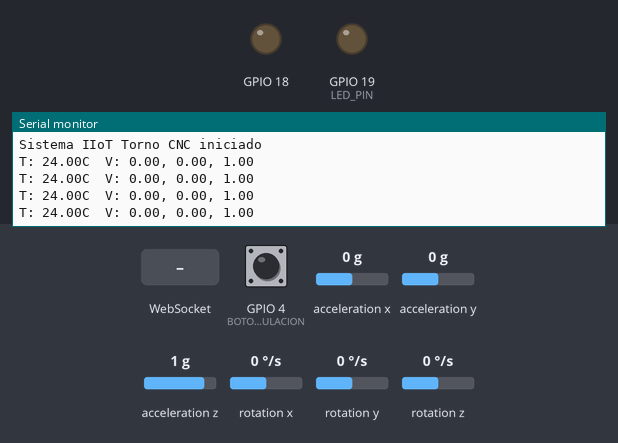
A sketch run on a simulated ESP32. On the bench: output pins drawn as LEDs (lit = HIGH), the last lines printed to the serial monitor. Wiring (inferred from the names in the program): MPU-6050 motion sensor at I2C address 0x68. Inputs (shaded band) come from the test bench; at power-on: GPIO 4 (BOTON_SIMULACION) HIGH, acceleration x 0 g, acceleration y 0 g, acceleration z 1 g, rotation x 0 °/s, rotation y 0 °/s, rotation z 0 °/s. WiFi joins after 1.5 s; servers stay silent unless stated; uploads are accepted with an empty reply; random numbers use the default seed unless the sketch sets one.

Above: at 2.7 s.
2.8 s: GPIO 4 (BOTON_SIMULACION) pulled LOW for 0.2 s
At 3.3 s:
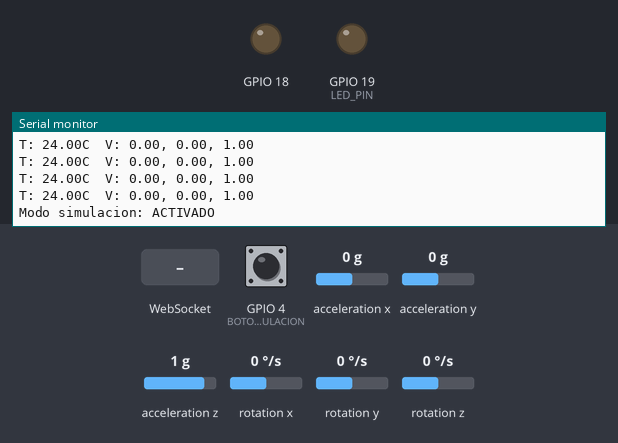
4.5 s: WebSocket text "estado" received
At 5.43 s:
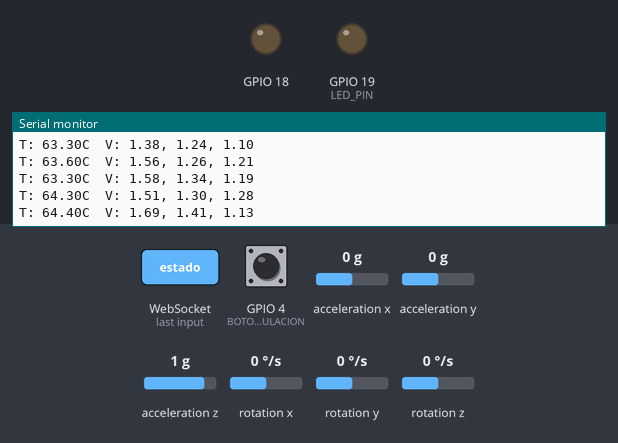
6.3 s: GPIO 4 (BOTON_SIMULACION) pulled LOW for 1 s
At 6.7 s:
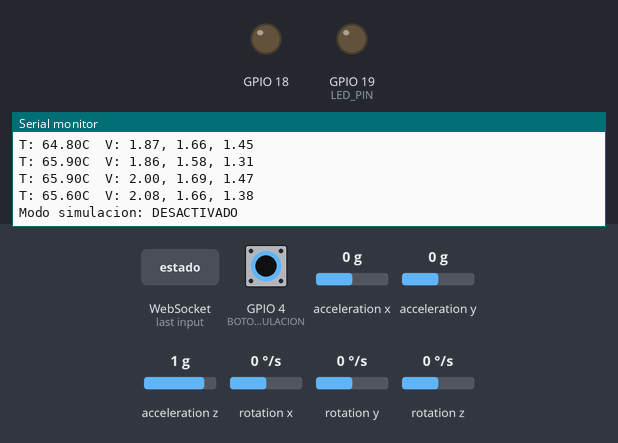
Timing chart, 0 to 9.3 s (numbered marks = the images above; inputs shaded):
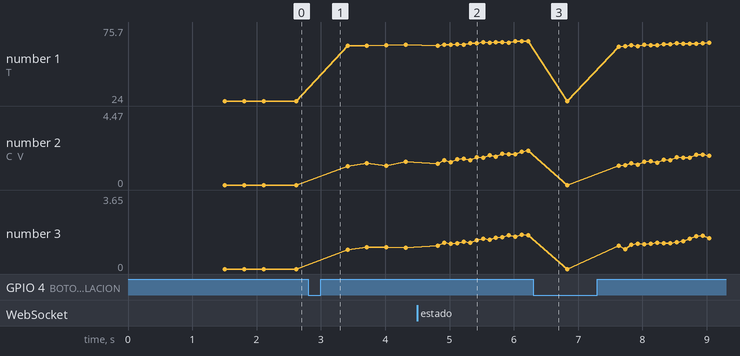

The sketch:

sistema-iiot-torno.ino
```cpp
#include <Arduino.h>
#include <WiFi.h>
#include <HTTPClient.h>
#include <ArduinoJson.h>

#include "WifiManager.h"
#include "MPU6050Reader.h"
#include "RelayController.h"
#include "Simulation.h"
#include "WebSocketClient.h"

const char* SSID = "IIoT-Torno";
const char* PASSWORD = "torno2024";
const char* SERVER_HOST = "192.168.1.100";
const uint16_t SERVER_PORT = 8000;

const int BOTON_SIMULACION = 4;
const int LED_PIN = 19;

WifiManager wifiManager(SSID, PASSWORD, SERVER_HOST, SERVER_PORT);
MPU6050Reader mpuReader;
RelayController relayController(18);
Simulation simulation;
IIoTWebSocket wsClient(SERVER_HOST, SERVER_PORT, 1);

unsigned long lastTelemetrySend = 0;
const unsigned long TELEMETRY_INTERVAL = 2000;
bool simulationMode = false;
bool paroEmergencia = false;

void onParoChange(bool paro) {
    paroEmergencia = paro;
    relayController.setRelay(paro);
    digitalWrite(LED_PIN, paro ? HIGH : LOW);
    Serial.print("Paro de emergencia via WS: ");
    Serial.println(paro ? "ACTIVADO" : "DESACTIVADO");
}

void setup() {
    Serial.begin(115200);
    pinMode(BOTON_SIMULACION, INPUT_PULLUP);
    pinMode(LED_PIN, OUTPUT);

    Wire.begin(21, 22);
    mpuReader.begin();
    relayController.begin();
    wifiManager.connect();

    wsClient.setCallback(onParoChange);
    wsClient.begin();

    digitalWrite(LED_PIN, LOW);
    Serial.println("Sistema IIoT Torno CNC iniciado");
}

void loop() {
    wifiManager.checkConnection();
    wsClient.loop();

    if (digitalRead(BOTON_SIMULACION) == LOW) {
        simulationMode = !simulationMode;
        simulation.reset();
        Serial.print("Modo simulacion: ");
        Serial.println(simulationMode ? "ACTIVADO" : "DESACTIVADO");
        delay(500);
    }

    float temp, ax, ay, az;

    if (simulationMode) {
        simulation.step();
        temp = simulation.getTemperatura();
        ax = simulation.getVibracionX();
        ay = simulation.getVibracionY();
        az = simulation.getVibracionZ();
    } else {
        mpuReader.read();
        temp = mpuReader.getTemperatura();
        ax = mpuReader.getAceleracionX();
        ay = mpuReader.getAceleracionY();
        az = mpuReader.getAceleracionZ();
    }

    Serial.print("T: "); Serial.print(temp);
    Serial.print("C  V: "); Serial.print(ax);
    Serial.print(", "); Serial.print(ay);
    Serial.print(", "); Serial.println(az);

    if (millis() - lastTelemetrySend >= TELEMETRY_INTERVAL) {
        if (wifiManager.sendTelemetry(1, temp, ax, ay, az)) {
            lastTelemetrySend = millis();
        }
    }

    if (!wsClient.isConnected()) {
        bool paro = wifiManager.checkEmergencyStop();
        if (paro != paroEmergencia) {
            paroEmergencia = paro;
            relayController.setRelay(paro);
            digitalWrite(LED_PIN, paro ? HIGH : LOW);
        }
    }

    delay(100);
}
```

MPU6050Reader.h
```cpp
#ifndef MPU6050_READER_H
#define MPU6050_READER_H

#include <Arduino.h>
#include <Wire.h>

#define MPU6050_ADDR 0x68
#define MPU6050_REG_ACCEL_XOUT_H 0x3B
#define MPU6050_REG_TEMP_OUT_H 0x41

class MPU6050Reader {
public:
    bool begin() {
        Wire.beginTransmission(MPU6050_ADDR);
        Wire.write(0x6B);
        Wire.write(0x00);
        if (Wire.endTransmission() != 0) {
            Serial.println("Error: MPU6050 no detectado");
            return false;
        }
        Serial.println("MPU6050 inicializado correctamente");
        return true;
    }

    void read() {
        Wire.beginTransmission(MPU6050_ADDR);
        Wire.write(MPU6050_REG_ACCEL_XOUT_H);
        Wire.endTransmission(false);
        Wire.requestFrom(MPU6050_ADDR, (uint8_t)14);

        if (Wire.available() < 14) return;

        int16_t axRaw = Wire.read() << 8 | Wire.read();
        int16_t ayRaw = Wire.read() << 8 | Wire.read();
        int16_t azRaw = Wire.read() << 8 | Wire.read();
        int16_t tempRaw = Wire.read() << 8 | Wire.read();

        _ax = axRaw / 16384.0;
        _ay = ayRaw / 16384.0;
        _az = azRaw / 16384.0;
        _temp = (tempRaw / 340.0) + 36.53;

        Wire.read(); Wire.read(); Wire.read(); Wire.read();
    }

    float getTemperatura() { return _temp; }
    float getAceleracionX() { return _ax; }
    float getAceleracionY() { return _ay; }
    float getAceleracionZ() { return _az; }

private:
    float _ax = 0, _ay = 0, _az = 0;
    float _temp = 0;
};

#endif
```

RelayController.h
```cpp
#ifndef RELAY_CONTROLLER_H
#define RELAY_CONTROLLER_H

#include <Arduino.h>

class RelayController {
public:
    RelayController(int pin) : _pin(pin), _state(false) {}

    void begin() {
        pinMode(_pin, OUTPUT);
        digitalWrite(_pin, LOW);
    }

    void setRelay(bool active) {
        if (active != _state) {
            _state = active;
            digitalWrite(_pin, active ? HIGH : LOW);
            Serial.print("Relevador: ");
            Serial.println(active ? "ACTIVADO (PARO)" : "DESACTIVADO");
        }
    }

    bool isActive() { return _state; }

private:
    int _pin;
    bool _state;
};

#endif
```

Simulation.h
```cpp
#ifndef SIMULATION_H
#define SIMULATION_H

#include <Arduino.h>

class Simulation {
public:
    Simulation()
        : _temp(62.0), _vibX(1.1), _vibY(1.0), _vibZ(0.9), _stepCount(0), _active(false) {}

    void reset() {
        _temp = 62.0;
        _vibX = 1.1;
        _vibY = 1.0;
        _vibZ = 0.9;
        _stepCount = 0;
        _active = !_active;
    }

    void step() {
        if (!_active) return;

        _stepCount++;

        float incrementoTemp = (_stepCount * 2.0) / 10.0;
        float incrementoVib = (_stepCount * 0.5) / 10.0;

        _temp = 62.0 + incrementoTemp + random(-5, 6) * 0.1;
        _vibX = 1.1 + incrementoVib + random(-10, 11) * 0.01;
        _vibY = 1.0 + incrementoVib * 0.8 + random(-10, 11) * 0.01;
        _vibZ = 0.9 + incrementoVib * 0.6 + random(-10, 11) * 0.01;

        _temp = constrain(_temp, 25.0, 100.0);
        _vibX = constrain(_vibX, 0.0, 6.0);
        _vibY = constrain(_vibY, 0.0, 5.0);
        _vibZ = constrain(_vibZ, 0.0, 4.0);
    }

    float getTemperatura() { return _temp; }
    float getVibracionX() { return _vibX; }
    float getVibracionY() { return _vibY; }
    float getVibracionZ() { return _vibZ; }

private:
    float _temp, _vibX, _vibY, _vibZ;
    int _stepCount;
    bool _active;
};

#endif
```

WebSocketClient.h
```cpp
#ifndef WEBSOCKET_CLIENT_H
#define WEBSOCKET_CLIENT_H

#include <Arduino.h>
#include <WebSocketsClient.h>
#include <ArduinoJson.h>

class IIoTWebSocket {
public:
    IIoTWebSocket(const char* host, uint16_t port, int tornoId)
        : _host(host), _port(port), _tornoId(tornoId), _paroEmergencia(false), _connected(false) {}

    void setCallback(void (*callback)(bool paro)) {
        _onParoChange = callback;
    }

    void begin() {
        _ws.begin(_host, _port, "/ws/" + String(_tornoId));
        _ws.onEvent([this](WStype_t type, uint8_t* payload, size_t length) {
            _onEvent(type, payload, length);
        });
        _ws.setReconnectInterval(3000);
    }

    void loop() {
        _ws.loop();
    }

    bool isConnected() { return _connected; }
    bool getParoEmergencia() { return _paroEmergencia; }

private:
    WebSocketsClient _ws;
    const char* _host;
    uint16_t _port;
    int _tornoId;
    bool _paroEmergencia;
    bool _connected;
    void (*_onParoChange)(bool) = nullptr;

    void _onEvent(WStype_t type, uint8_t* payload, size_t length) {
        switch (type) {
            case WStype_DISCONNECTED:
                _connected = false;
                Serial.println("WS Desconectado");
                break;

            case WStype_CONNECTED:
                _connected = true;
                Serial.println("WS Conectado al servidor");
                break;

            case WStype_TEXT: {
                JsonDocument doc;
                deserializeJson(doc, (const char*)payload);

                const char* msgType = doc["type"];
                if (strcmp(msgType, "estado") == 0) {
                    JsonObject data = doc["data"];
                    bool nuevoParo = data["paro_emergencia"] | false;
                    if (nuevoParo != _paroEmergencia) {
                        _paroEmergencia = nuevoParo;
                        if (_onParoChange) {
                            _onParoChange(_paroEmergencia);
                        }
                    }
                }
                break;
            }

            default:
                break;
        }
    }
};

#endif
```

WifiManager.h
```cpp
#ifndef WIFI_MANAGER_H
#define WIFI_MANAGER_H

#include <Arduino.h>
#include <WiFi.h>
#include <HTTPClient.h>
#include <ArduinoJson.h>

class WifiManager {
public:
    WifiManager(const char* ssid, const char* password, const char* host, uint16_t port)
        : _ssid(ssid), _password(password), _host(host), _port(port) {}

    void connect() {
        WiFi.begin(_ssid, _password);
        Serial.print("Conectando WiFi");
        int attempts = 0;
        while (WiFi.status() != WL_CONNECTED && attempts < 40) {
            delay(500);
            Serial.print(".");
            attempts++;
        }
        if (WiFi.status() == WL_CONNECTED) {
            Serial.println("\nWiFi conectado. IP: " + WiFi.localIP().toString());
        } else {
            Serial.println("\nError: No se pudo conectar WiFi");
        }
    }

    void checkConnection() {
        if (WiFi.status() != WL_CONNECTED) {
            Serial.println("WiFi desconectado, reconectando...");
            connect();
        }
    }

    bool sendTelemetry(int tornoId, float temp, float vx, float vy, float vz) {
        if (WiFi.status() != WL_CONNECTED) return false;

        HTTPClient http;
        String url = "http://" + String(_host) + ":" + String(_port) + "/api/telemetria";
        http.begin(url);
        http.addHeader("Content-Type", "application/json");

        JsonDocument doc;
        doc["torno_id"] = tornoId;
        doc["temperatura"] = temp;
        doc["vibracion_x"] = vx;
        doc["vibracion_y"] = vy;
        doc["vibracion_z"] = vz;

        String payload;
        serializeJson(doc, payload);

        int httpCode = http.POST(payload);
        bool success = (httpCode == 201 || httpCode == 200);
        if (!success) {
            Serial.print("Error enviando telemetria: HTTP ");
            Serial.println(httpCode);
        }
        http.end();
        return success;
    }

    bool checkEmergencyStop() {
        if (WiFi.status() != WL_CONNECTED) return false;

        HTTPClient http;
        String url = "http://" + String(_host) + ":" + String(_port) + "/api/control-hardware";
        http.begin(url);
        http.addHeader("Content-Type", "application/json");

        int httpCode = http.GET();
        if (httpCode == 200) {
            String response = http.getString();
            JsonDocument doc;
            deserializeJson(doc, response);
            bool paro = doc["paro_emergencia"] | false;
            http.end();
            return paro;
        }
        http.end();
        return false;
    }

private:
    const char* _ssid;
    const char* _password;
    const char* _host;
    uint16_t _port;
};

#endif
```

Measured:
- after the input at 2.8 s, the serial monitor: prints a new line after 0.11 s (image 1)
- after the input at 4.5 s, the serial monitor: prints a new line after 0.32 s (image 2)
- plotted number 1: 24 → 63.3 after the input at 2.8 s, 63.3 → 65.6 after the input at 4.5 s
- plotted number 2: 0 → 1.4 after the input at 2.8 s, 1.4 → 2.08 after the input at 4.5 s
- plotted number 3: 0 → 1.06 after the input at 2.8 s, 1.06 → 1.66 after the input at 4.5 s
